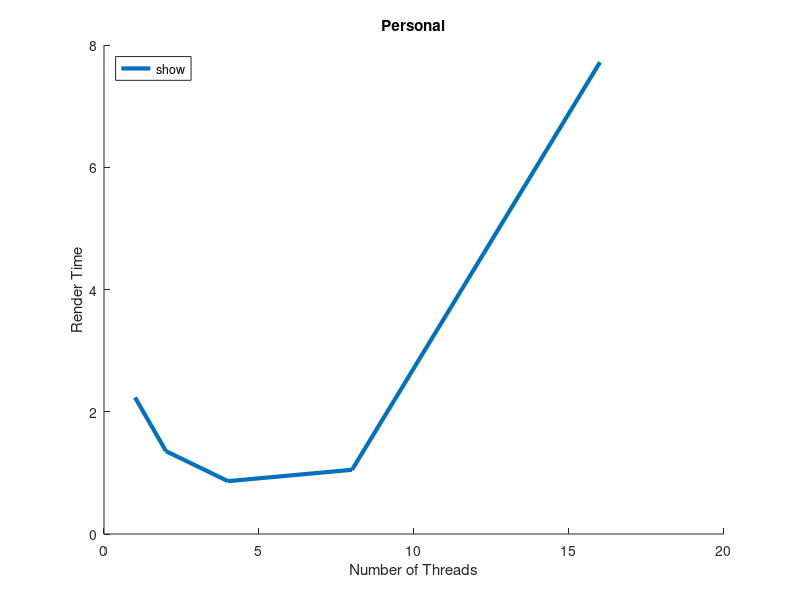

Here is the MATLAB script that generated this plot:
function guided1
clear all;
close all;
hold on;

x = [1 2 4 8 16];

t0 = [ 2.234987 1.355025 0.864444 1.050368 7.717989 ];
plot(x, t0, 'LineWidth', 3, 'DisplayName', 'models/ironman.obj 3840x2160');

title('Personal');
xlabel('Number of Threads');
ylabel('Render Time');
legend('show', 'Location', 'NorthWest');

